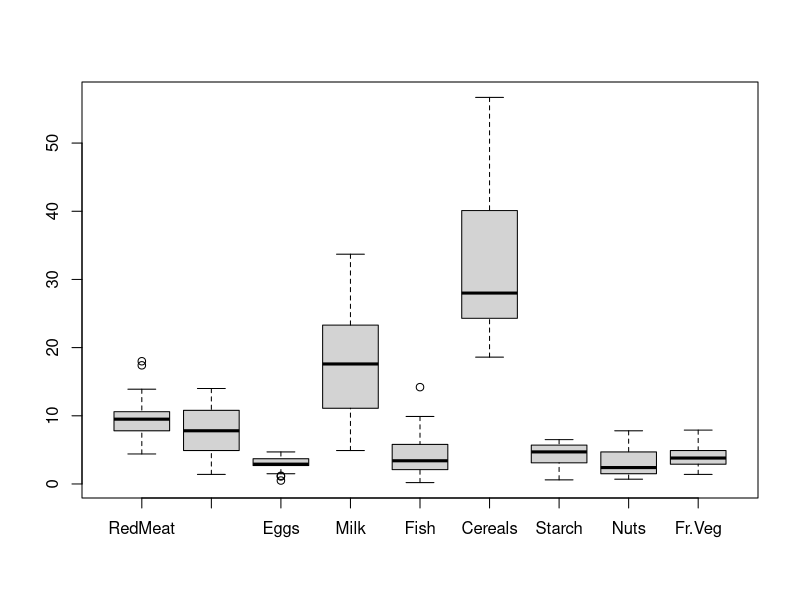

Write the R code that produced this figure.
# Read the data
data <- as.matrix(read.csv("q1/protein.csv", header = TRUE, row.names = 'Country'))

# Create the box plot
boxplot(x=data, names= colnames(data))
